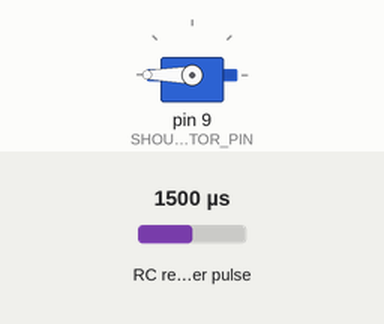
The sketch below on a simulated Arduino Uno, built with avr-gcc and run on an emulated ATmega328P. On the bench: servo. Wiring (inferred from the names in the program): RC receiver channel: data pin 2. The inputs (shaded band) are chosen by the test bench; at power-on: RC receiver pulse 1500 µs.

Above: at 0.1 s.
Timing chart, 0 to 1.6 s (numbered marks = the images above):
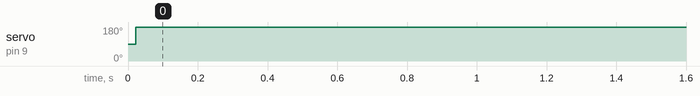

The sketch:

NoahMechv2.ino
```cpp
#include <Servo.h>


// Servo Definitions

Servo shoulderMotor;  // Bag motor
Servo wristMotor;     // Bag motor
Servo gripperServo;   // Real servo


//Pin Definitions
// Wire RC 2 to Arduino pin 2, RC 3 to Arduino pin 3, RC 4 to Arduino 4.

// #define ch1      2  // RC controller 1, RC Controller RightX, channel (ch1) to Arduino input pin (7)
#define ch2         2  // RightY  -- shoulder motor
#define ch3         3  // LeftY
#define ch4         4  // LeftX
// #define ch5      5  // RightKnob
// #define ch6      6  // LeftKnob


#define SHOULDER_MOTOR_PIN    9
#define WRIST_MOTOR_PIN      10
#define GRIPPER_SERVO_PIN    11


// Constants

#define PULSE_WIDTH_DEADBAND    25    // Pulse width difference from 1500 us (microseconds) to ignore (to compensate for control centering offset)
const int MAX_SPEED = 500;            // This corresponds to a range of 1000 to 2000
const bool debugOn = false;           // The overhead required by serial and delays would be bad for RC control. Easy to disable.
const int NEUTRAL    = 1500;


void setup()
{
  // put your setup code here, to run once:
 if (debugOn) Serial.begin(9600);    // initialize serial communication at 9600 bits per second
 // leftFrontMotor.attach(LEFT_FRONT_MOTOR_PIN, 1000, 2000);  // 1000 = min value, 2000 = max value
  shoulderMotor.attach(SHOULDER_MOTOR_PIN, 1000, 2000);
 // leftRearMotor.attach(LEFT_REAR_MOTOR_PIN, 1000, 2000);
 // rightRearMotor.attach(RIGHT_REAR_MOTOR_PIN, 1000, 2000);

}


void loop()
{
  // put your main code here, to run repeatedly:

  //int RightX    = pulseIn(2, HIGH);       // Robot spin
  int RightY    = pulseIn(ch2, HIGH);       // RC Right Y, shoulder
//  int LeftY     = pulseIn(ch3, HIGH);       // Robot Y
  //int LeftX     = pulseIn(ch4, HIGH);       // Robot X
  /*  int RightKnob = pulseIn(5, HIGH);       // K_Rotate
  int LeftKnob  = pulseIn(6, HIGH);       // K_Strafe */

/*  Important! The sw confirms communication to the controller before turning on any motors.
 *  If any input is bogus then stop motors.
 *  This check isn't critical for "weapons" controller 2.
 *
 */
  int LeftX = 1500;   // These are dummys set to static values so the code compiles and works while building.
  int LeftY = 1500;   // These are dummys set to static values so the code compiles and works while building.
  //  int  RightY = 1500;
  int RightX = 1500;
  int RightKnob = 1500;
  int LeftKnob = 1500;

  if (
 //     ( 900 < LeftX ) &&
 //     ( LeftX < 2100 ) &&
//      ( 900 < LeftY ) &&
//      ( LeftY < 2100 ) &&
      ( 900 < RightY ) &&
      ( RightY < 2100 ) // &&
      //    ( 900 < intakeRaw ) &&
      //    ( intakeRaw < 2100 )
      )
    {

      //  Print RC pulse widths to Serial Monitor
      if (debugOn)
      {
        Serial.print("Left Y = ");
        Serial.print(LeftY);
        Serial.print(", Left X = ");
        Serial.print(LeftX);
        Serial.print(", Right X = ");
        Serial.println(RightX);
        //    Serial.print(", Right Y = ");
        //    Serial.print(RightY);
        Serial.print(", Aux Knob Right = ");
        Serial.print(RightKnob);
        Serial.print(", Aux Knob Left = ");
        Serial.print(LeftKnob);
        //    Serial.print(", IntakeRaw = ");
        //    Serial.println(intakeRaw);
        delay(1000);                        // delay between writes to serial monitor
      }


    // Cap speeds to max, +/- 500
//     front_left  = min(max(front_left,  -MAX_SPEED), MAX_SPEED);
//     front_right = min(max(front_right, -MAX_SPEED), MAX_SPEED);
       float shoulder_motor_intermediate   = min(max(RightY,   -MAX_SPEED), MAX_SPEED);
//     rear_right  = min(max(rear_right,  -MAX_SPEED), MAX_SPEED);
      //     intake      = min(max(intake,      -MAX_SPEED), MAX_SPEED);


    if (debugOn)
      {
        // Serial.print("Drive = ");
        // Serial.print(drive);
        // Serial.print(", Strafe = ");
        // Serial.print(strafe);
        // Serial.print(", K_Drive = ");
        // Serial.print(K_Drive_float);
        //    Serial.print(", Intake = ");
        //    Serial.println(intake);

        /*    Serial.print("front_left = ");
        Serial.print(front_left);
        Serial.print(", rear_left= ");
        Serial.print(rear_left);
        Serial.print(", front_right = ");
        Serial.print(front_right);
        Serial.print(", rear_right = ");
        Serial.println(rear_right);
        */
        // delay(500);
      }
    /*  Localize  to  motors
    *  It isn't entirely necessary to put bounds on the output because servo.attach has min, max arguments
    *  Something is operating very slowly in the loop.  Try updating just one of the outputs per cycle.
    */

    /*       if (abs(front_left) < PULSE_WIDTH_DEADBAND) front_left = 0;
    leftFrontMotor.writeMicroseconds(front_left + NEUTRAL);  */

//    if (abs(front_right) < PULSE_WIDTH_DEADBAND) front_right = 0;
//    rightFrontMotor.writeMicroseconds(NEUTRAL - front_right);

    if (abs(shoulder_motor_intermediate) < PULSE_WIDTH_DEADBAND) shoulder_motor_intermediate = 0;
    shoulderMotor.writeMicroseconds(shoulder_motor_intermediate + NEUTRAL);

    /*       if (abs(rear_right) < PULSE_WIDTH_DEADBAND) rear_right = 0;
    rightRearMotor.writeMicroseconds(NEUTRAL - rear_right);*/

    //        intake = NEUTRAL + intake;

    //        if (debugOn) {
    //          Serial.print(", IntakeFinal = ");
    //          Serial.println(intake);
    //        }

    //        if (abs(intake) < PULSE_WIDTH_DEADBAND) intake = 0;
    //        intakeMotor.writeMicroseconds(intake);
  }
  else
    {
//      leftFrontMotor.writeMicroseconds(NEUTRAL);
//      rightFrontMotor.writeMicroseconds(NEUTRAL);
//      leftRearMotor.writeMicroseconds(NEUTRAL);
//      rightRearMotor.writeMicroseconds(NEUTRAL);
        shoulderMotor.writeMicroseconds(NEUTRAL);
    }
  }
```

Measured:
- by itself, servo on pin 9 (SHOULDER_MOTOR_PIN): 90° → 180° at 0.02 s
